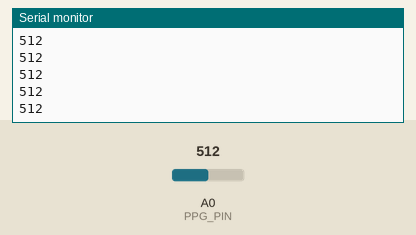
Recording of a sketch running on a simulated Arduino Uno, built with avr-gcc and run on an emulated ATmega328P. Shown: the last lines printed to the serial monitor. The inputs (shaded band) are chosen by the test bench; at power-on: A0 (PPG_PIN) = 512.

Above: at 1.2 s.
1.3 s: A0 (PPG_PIN) set to 716
At 2.0 s:
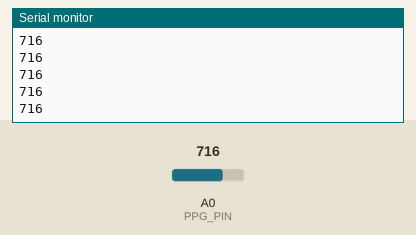
2.8 s: A0 (PPG_PIN) set to 900
At 3.9 s:
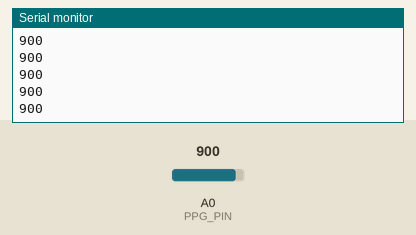
Timing chart, 0 to 5.8 s (numbered marks = the images above; inputs shaded):
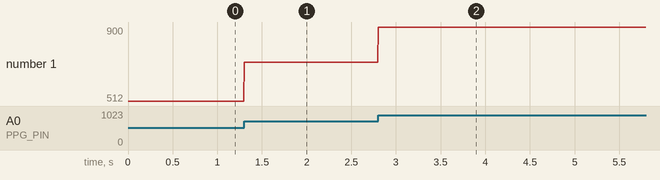

The sketch:

ppgsensor_V1.ino
```cpp
// PPG_reader.ino
// Reads analog PPG signal and sends via Serial at high baud rate

const int PPG_PIN = A0;
const int SAMPLE_RATE = 200;  // Hz — well above 48Hz hardware cutoff
const unsigned long SAMPLE_INTERVAL_US = 1000000UL / SAMPLE_RATE;

unsigned long lastSampleTime = 0;

void setup() {
  Serial.begin(115200);
  analogReference(DEFAULT);   // 5V ref on Uno, 3.3V on 3.3V boards
  // Increase ADC speed for cleaner sampling
  // ADCSRA = (ADCSRA & ~0x07) | 0x04; // prescaler 16 → ~77kHz ADC clock
}

void loop() {
  unsigned long now = micros();
  if (now - lastSampleTime >= SAMPLE_INTERVAL_US) {
    lastSampleTime = now;
    int raw = analogRead(PPG_PIN);
    // Send as raw integer line — Python parses this
    Serial.println(raw);
  }
}
```

Measured:
- after the input at 1.3 s, the serial monitor: prints a new line at once (image 1)
- after the input at 2.8 s, the serial monitor: prints a new line at once (image 2)
- plotted number 1: 512 → 716 after the input at 1.3 s, 716 → 900 after the input at 2.8 s
